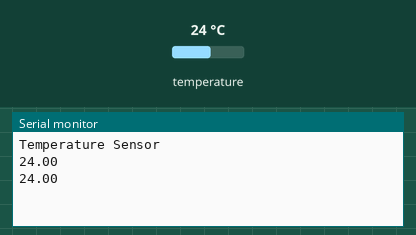
This sketch was run on a simulated Arduino Uno, built with avr-gcc and run on an emulated ATmega328P. On the bench: the last lines printed to the serial monitor. The test bench sets the inputs (shaded band); at power-on: temperature 24 °C.

Above: at 2.3 s.
2.4 s: temperature set to 12 °C
At 2.4 s:
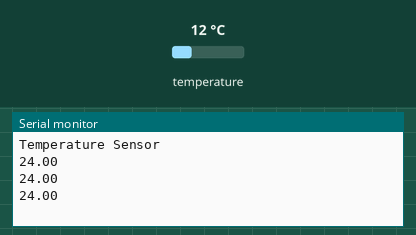
3.9 s: temperature set to 19 °C
At 3.9 s:
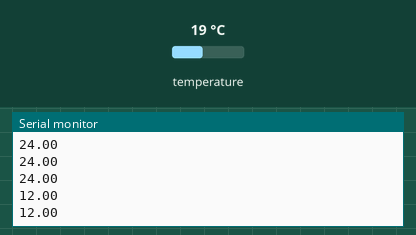
Timing chart, 0 to 6.9 s (numbered marks = the images above; inputs shaded):
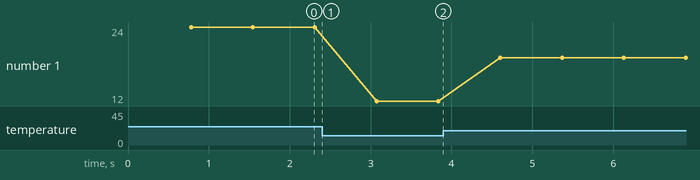

Measured:
- plotted number 1: 24 → 12 after the input at 2.4 s, 12 → 19 after the input at 3.9 s

The sketch:

DS18B20-sensor-simple.ino
```cpp
#include <OneWire.h>
#include <DallasTemperature.h>

#define ONE_WIRE_BUS 7
OneWire oneWire(ONE_WIRE_BUS);
DallasTemperature sensors(&oneWire);

void setup() {
  Serial.begin(9600);
  Serial.println("Temperature Sensor");
  sensors.begin();
}

void loop() {
  sensors.requestTemperatures();
  Serial.println(sensors.getTempCByIndex(0));

}
```
